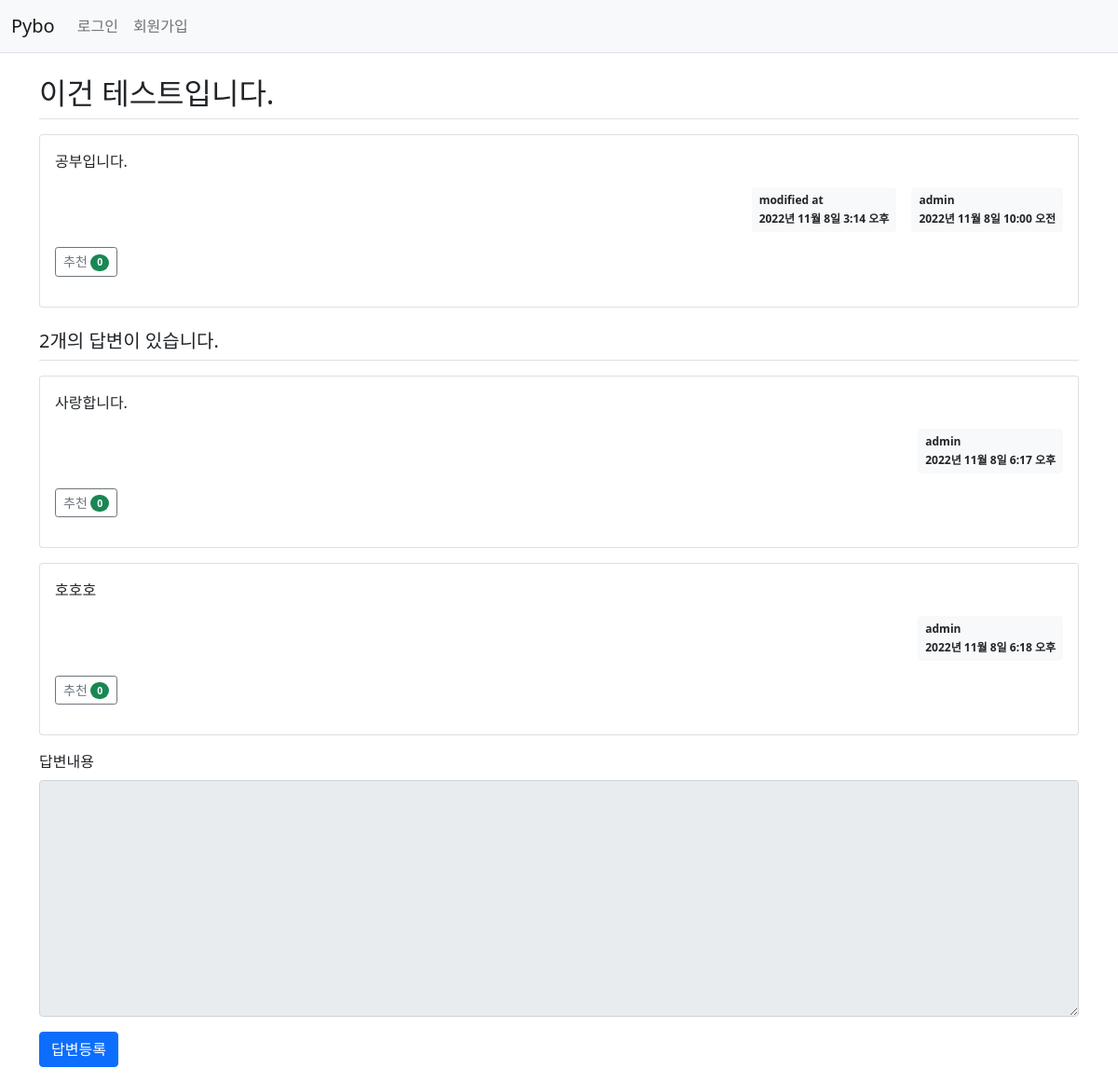
Screenshot of /pybo/302/ with the database file from the repository.
### pybo/models.py (models this page shows, shortened)
class Question(models.Model): # 테이블 생성 ( 장고에서는 모델 )
    author = models.ForeignKey(User, on_delete=models.CASCADE, related_name='author_question') # 유저의 질문이므로 유저가 삭제되면 질문도 삭제
    subject = models.CharField(max_length=200) # char형(글자수 제한 O)
    content = models.TextField() # 텍스트 형(글자수 제한 x)
    create_date = models.DateTimeField()
    modify_date = models.DateTimeField(null=True,blank=True) # null값이나 입력 데이터 검증 시 값을 비워둘 수 있음
    voter = models.ManyToManyField(User,related_name='voter_question')  # 추천인 추가 (다대다 관계)

class Answer(models.Model):
    author = models.ForeignKey(User,on_delete=models.CASCADE)
    question = models.ForeignKey(Question, on_delete=models.CASCADE) # 질문이 있어야 답변이 있으므로 질문이 삭제되면 답변도 삭제
    content = models.TextField()
    create_date = models.DateTimeField()
    modify_date = models.DateTimeField(null=True, blank=True)  # null값이나 입력 데이터 검증 시 값을 비워둘 수 있음
    voter = models.ManyToManyField(User,related_name='voter_answer')  # 추천인 추가

### pybo/views/base_views.py (the view)
# urls.py: path('<int:question_id>/',base_views.detail,name='detail'), # 질문의 id값으로 url주소를 매핑한다.
def detail(request,question_id): # detail 뷰
    question = get_object_or_404(Question,pk=question_id) # 있으면 객체리턴, 없으면 404 오류메시지 리턴
    context = {'question':question}
    return render(request,'pybo/question_detail.html',context)

### pybo/templatetags/pybo_filter.py (called while the page is built)
@register.filter
def mark(value): # 입력 문자열을 HTML로 변환하는 함수
    extensions = ['nl2br','fenced_code'] # 줄바꿈문자를 <br>로 , 마크다운의 소스코드 표현에 필요함.
    return mark_safe(markdown.markdown(value,extensions=extensions))

### templates/pybo/question_detail.html (shortened to what this page needs)
{% extends 'base.html' %}
{% load pybo_filter %}
{% block content %}
<div class="container my-3">
    <h2 class="border-bottom py-2">{{ question.subject }}</h2>
    <div class="card my-3">
        <div class="card-body">
            <div class="card-text">{{ question.content|mark }}</div>
            <div class="d-flex justify-content-end">
                {% if question.modify_date %}
                <div class="badge bg-light text-dark p-2 text-start mx-3">
                    <div class="mb-2">modified at</div>
                    <div>{{ question.modify_date }}</div>
                </div>
                {% endif %}
                <div class="badge bg-light text-dark p-2 text-start">
                    <div class="mb-2">{{question.author.username}}</div>
                    <div>{{ question.create_date }}</div>
                </div>
            </div>
            <div class="my-3">
                <a href="javascript:void(0)" data-uri="{% url 'pybo:question_vote' question.id %}"
                   class="recommend btn btn-sm btn-outline-secondary"> 추천
                    <span class="badge rounded-pill bg-success">{{question.voter.count}}</span>
                </a>
            </div>
        </div>
    </div>
    <h5 class="border-bottom my-3 py-2">{{question.answer_set.count}}개의 답변이 있습니다.</h5>
    {% for answer in question.answer_set.all %}
    <div class="card my-3">
        <div class="card-body">
            <div class="card-text">{{ answer.content|mark }}</div>
            <div class="d-flex justify-content-end">
                <div class="badge bg-light text-dark p-2 text-start">
                    <div class="mb-2">{{question.author.username}}</div>
                    <div>{{ answer.create_date }}</div>
                </div>
            </div>
            <div class="my-3">
                <a href="javascript:void(0)" data-uri="{% url 'pybo:answer_vote' answer.id  %}"
                   class="recommend btn btn-sm btn-outline-secondary"> 추천
                    <span class="badge rounded-pill bg-success">{{answer.voter.count}}</span>
                </a>
            </div>
        </div>
    </div>
    {% endfor %}
    <form action="{% url 'pybo:answer_create' question.id %}" method="post" class="my-3">
        <div class="mb-3">
            <label for="content" class="form-label">답변내용</label>
            <textarea {% if not user.is_authenticated %}disabled{% endif %}
                      name="content" id="content" class="form-control" rows="10">
            </textarea>
        </div>
        <input type="submit" value="답변등록" class="btn btn-primary">
    </form>
</div>
{% endblock %}

### rows the page displays
Question: subject "이건 테스트입니다.", content|mark "공부입니다.", modify_date "2022년 11월 8일 3:14 오후", author.username "admin", create_date "2022년 11월 8일 10:00 오전", voter.count "0", answer_set.count "2"
Answer: content|mark "사랑합니다.", create_date "2022년 11월 8일 6:17 오후", voter.count "0"
Answer: content|mark "호호호", create_date "2022년 11월 8일 6:18 오후", voter.count "0"
